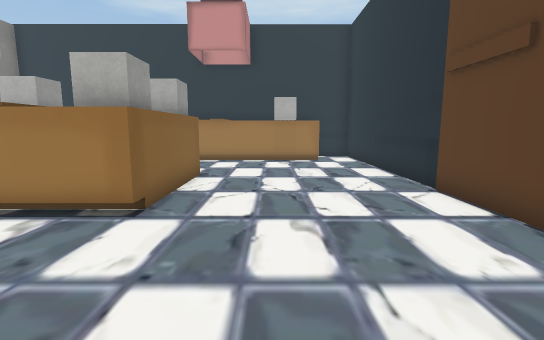
View 1 (above)

13 first-person views from a walk through a 3-D level made in the Unity game engine. The camera is 1.5 m above the floor, tilts 8° down and sees 85° across. Doors are open. The floor is counted in squares, 1 m on a side. Each view is taken from the middle of a square. On the plan, view 1 faces up. The plan holds only what a view shows up to about 15 squares ahead; the rest is blank. The place goes on beyond the plan. The player is left out. Some animated figures are left out. Some surface patterns are stand-ins.

View 2
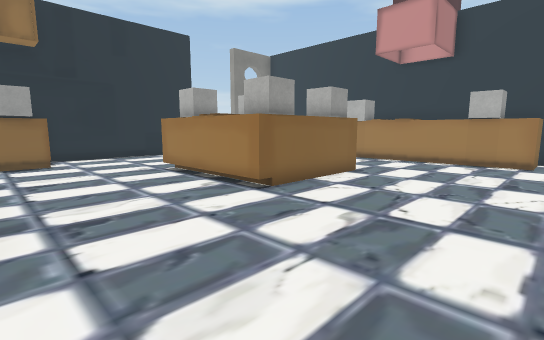

View 3
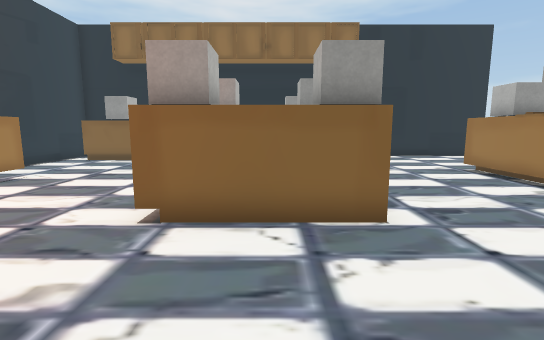

View 4
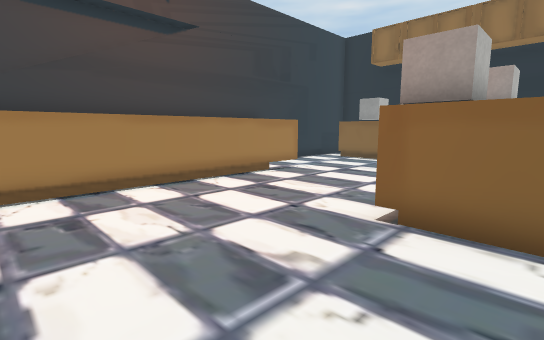

View 5
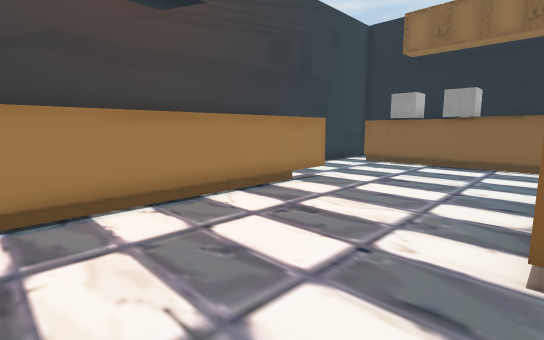

View 6
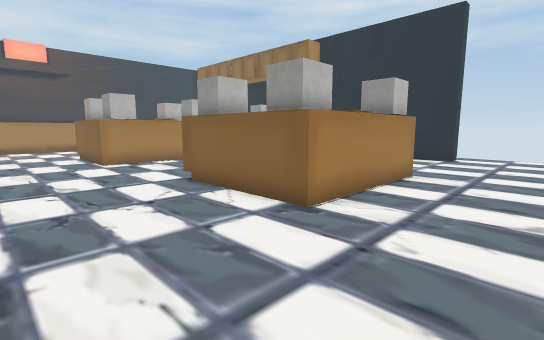

View 7
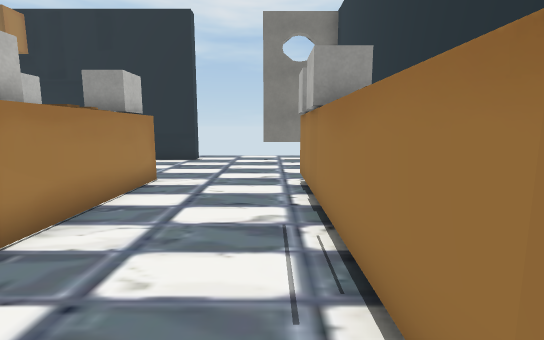

View 8
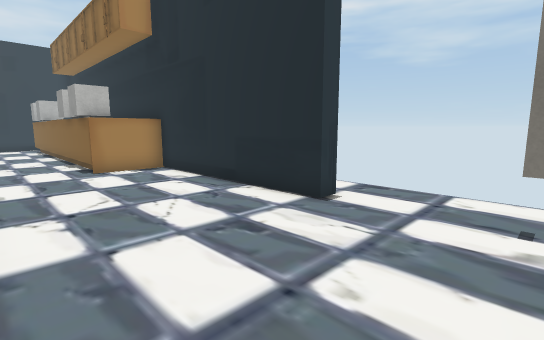

View 9
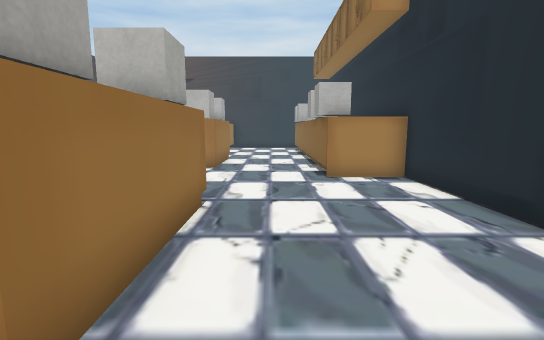

View 10
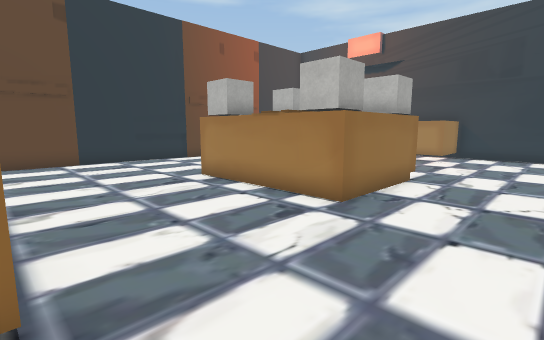

View 11
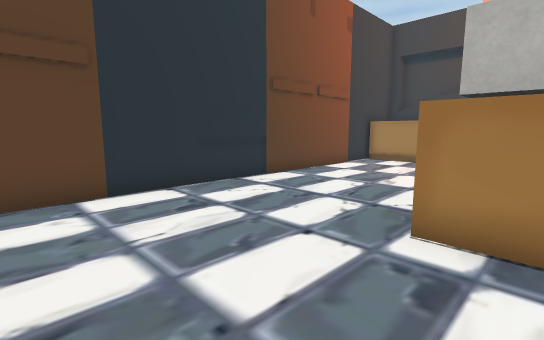

View 12
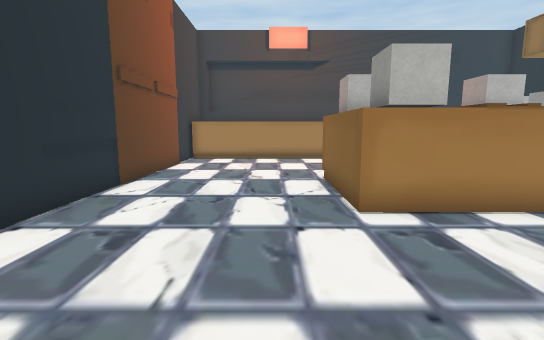

View 13
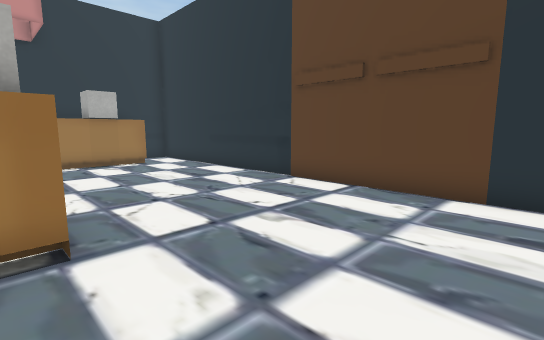

### Floor plan
Points are (right, up) in squares from view 1. A wall is a line through its corners. A room is listed if a view was taken in it or the views show most of it. See-through windows are left out.
Room 1 (views 1, 2, 3, 4, 5, 6, 7, 8, 9, 10, 11, 12, 13)
walls: (-5.6, -0.2) (-3.4, -0.2); (-2.3, 4.9) (-7.6, 4.9) (-7.6, 9.6) (-2.3, 9.6) (-2.3, 4.9); (-1.6, -0.4) (-1.6, -3.5); (-6.8, -3.5) (-6.8, -1.4); (-10.7, 2) (-10.7, 1.4); (-10.7, -1.4) (-10.7, -5.5); (-10.7, -7.4) (-10.7, -8.5); (-13.1, 9.4) (-13.1, 2) (-10.9, 2); (-6.4, 13.8) (-7.5, 13.8); (-0.4, 13.8) (-3.5, 13.8); (-10.7, -9.4) (-10.7, -10.8); (2.2, 13.8) (1.4, 13.8); (2.2, 14.5) (2.2, 14); (4, -10.1) (4, 14.5); (-13.1, 14.4) (-13.1, 12.5); (-12.1, -12) (-6.1, -12) (-6.1, -9.6) (4, -9.6)
low walls: (-10.9, 2) (-10.9, 1.5); (-10.9, -4.5) (-10.9, -5.5); (-10.9, -7.5) (-10.9, -8.5); (-4.7, -9.8) (3.9, -9.8); (-0.5, 14) (-3.5, 14); (-10.9, -9.5) (-10.9, -10.5); (2.2, 14) (1.5, 14)
ways out: open door at (-13, 11)
objects: white cube (-11, -9); white cube (-11, -7) to (-11, -6); white cube (-11, -1) to (-11, 0); white cube (-11, 1); white cube (-7, -4) to (-6, -4); white cube (-7, -1) to (-6, 0); white cube (-6, 14); white cube (-5, 14) to (-4, 14); white cube (-3, -4) to (-2, -4); white cube (-3, 0) to (-2, 0); white cube (0, 14) to (1, 14)

Positions as (right, up) in squares from view 1, and headings:
1: (0, 0), facing up
2: (3, 0), facing up-left
3: (3, -2), facing left
4: (3, -2), facing down-left
5: (2, -4), facing down-left
6: (2, 13), facing down-left
7: (1, 13), facing left
8: (-8, 13), facing down-left
9: (-9, 11), facing down
10: (-10, 5), facing down-right
11: (-3, 4), facing down-right
12: (0, 5), facing down
13: (-3, 1), facing up-right
